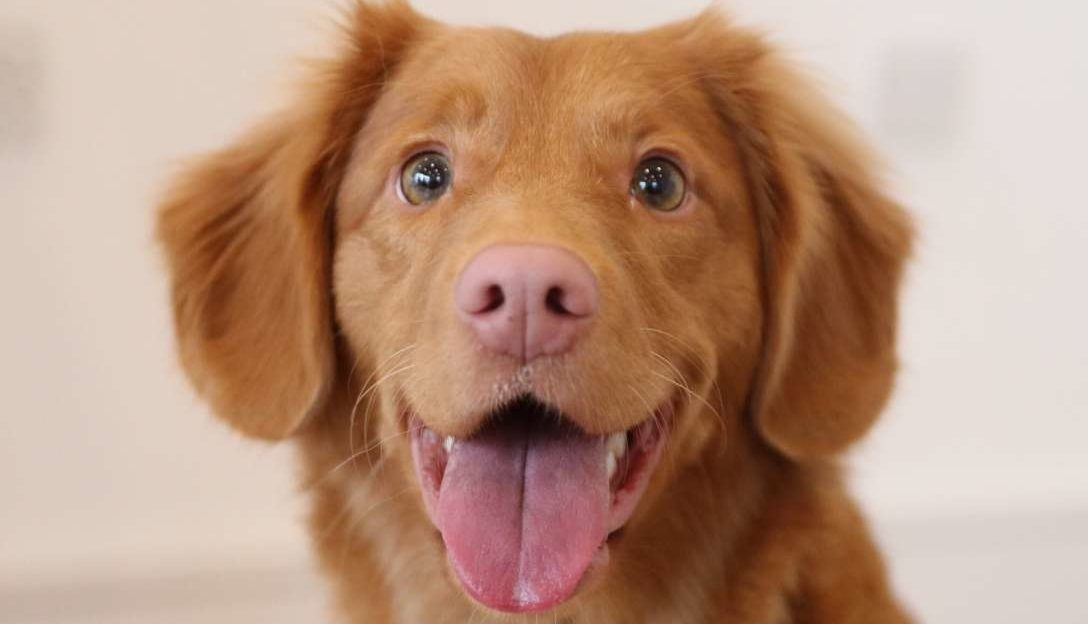
#> input picture TP2/code/images/dog.jpg, 1088 x 624 px
$ python -i histograms.py   (imports and definitions only)   (older library calls are emulated)
#> lines starting #> are read from the running program, lines starting #| are printed output that depends on the picture
#> further down, picture is the input picture: shape (624, 1088, 3); mean B, G, R 126.5, 148.5, 184.7
import cv2
import math
import numpy as np
import matplotlib.pyplot as plt
from scipy.fftpack import dct
from skimage import io

def get_image_DC(img):
  imageDC = np.zeros((int(len(img)/8),int(len(img[0])/8)))
  for i in range(0,len(img),8):
    for j in range(0,len(img[0]),8):
        tmp = img[i:i+8,j:j+8]
        tmp = tmp - 128
        resdct = dct(dct(tmp, axis=0, norm='ortho'), axis=1, norm='ortho')
        # On extrait le coefficent DC et on l'ajoute dans une matrice image.
        imageDC[int(i/8),int(j/8)] = resdct[0,0]/8 + 128

  return imageDC

def get_euclidean_distance(hist1, hist2):
  return np.sqrt(np.sum((hist1-hist2)**2))

def get_edge_histogram(img):
    Gx = cv2.Sobel(img,cv2.CV_8U,1,0, ksize = 5)
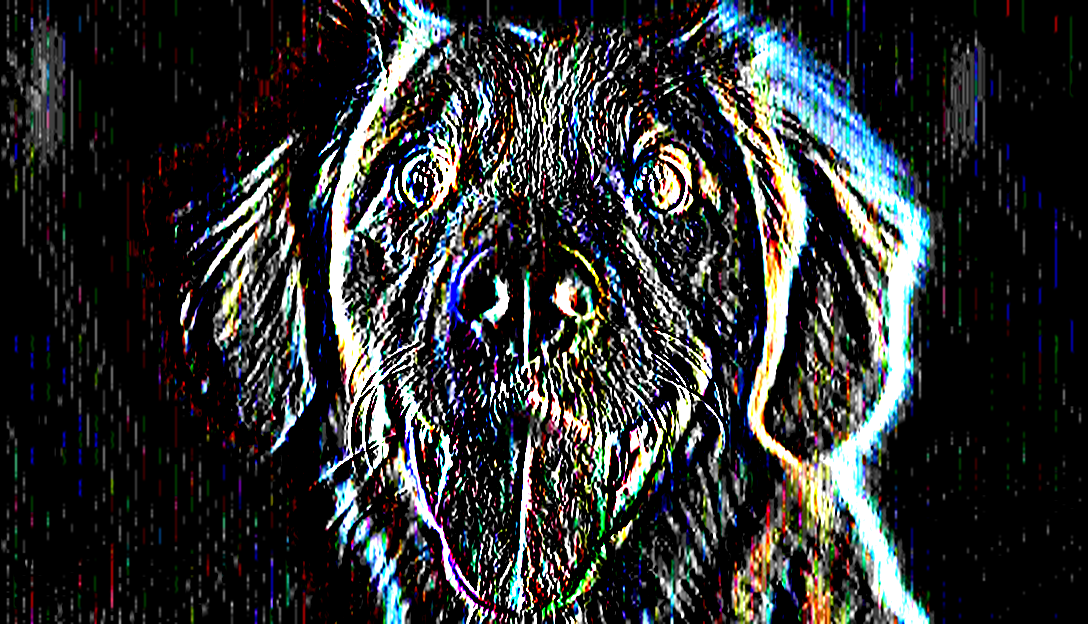
#> Gx: shape (624, 1088, 3); mean B, G, R 49.9, 49.6, 47.5
    Gy = cv2.Sobel(img,cv2.CV_8U,0,1, ksize = 5)
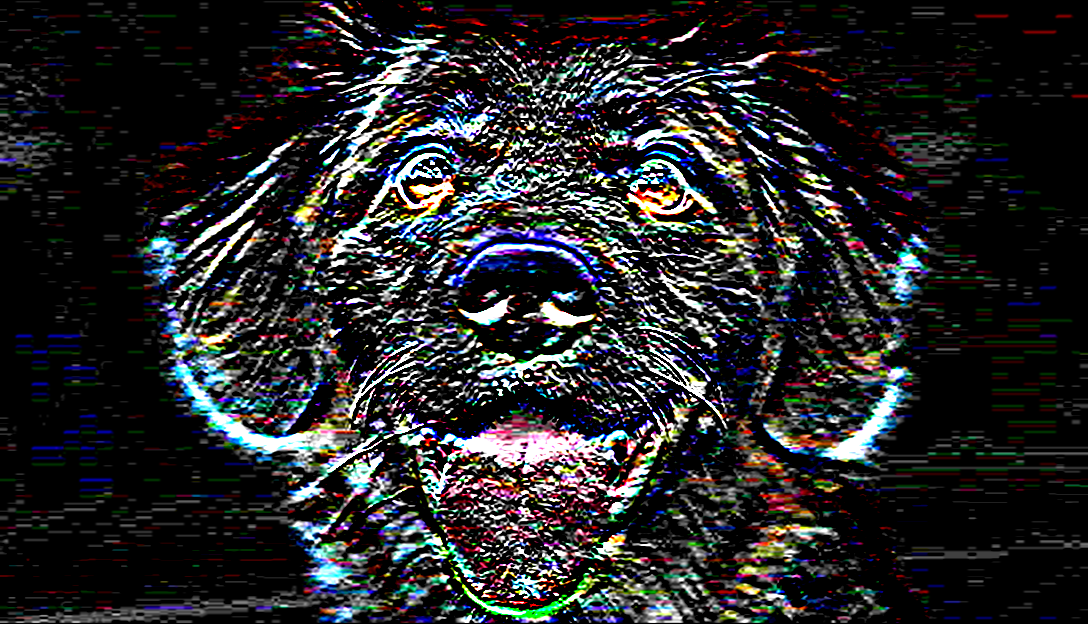
#> Gy: shape (624, 1088, 3); mean B, G, R 41.2, 39.7, 39.6
    angle = np.arctan2(Gx, Gy)
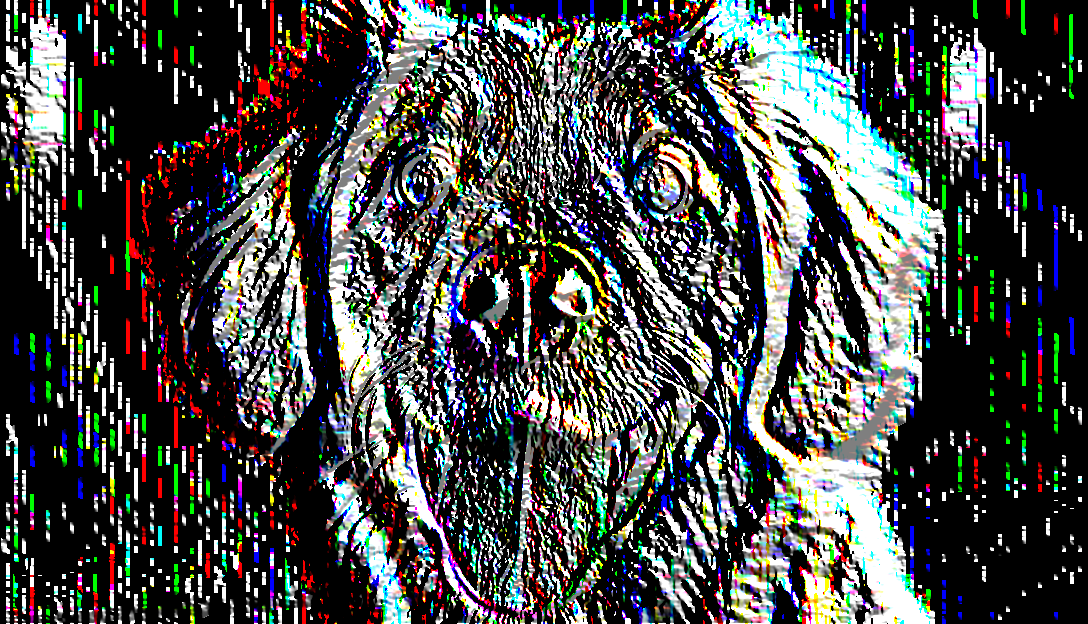
#> angle: shape (624, 1088, 3) float16; mean B, G, R 0.451, 0.46, 0.453; drawn with min black and max white
    force_gradient = np.sqrt(np.power(Gx,2)+np.power(Gy,2))
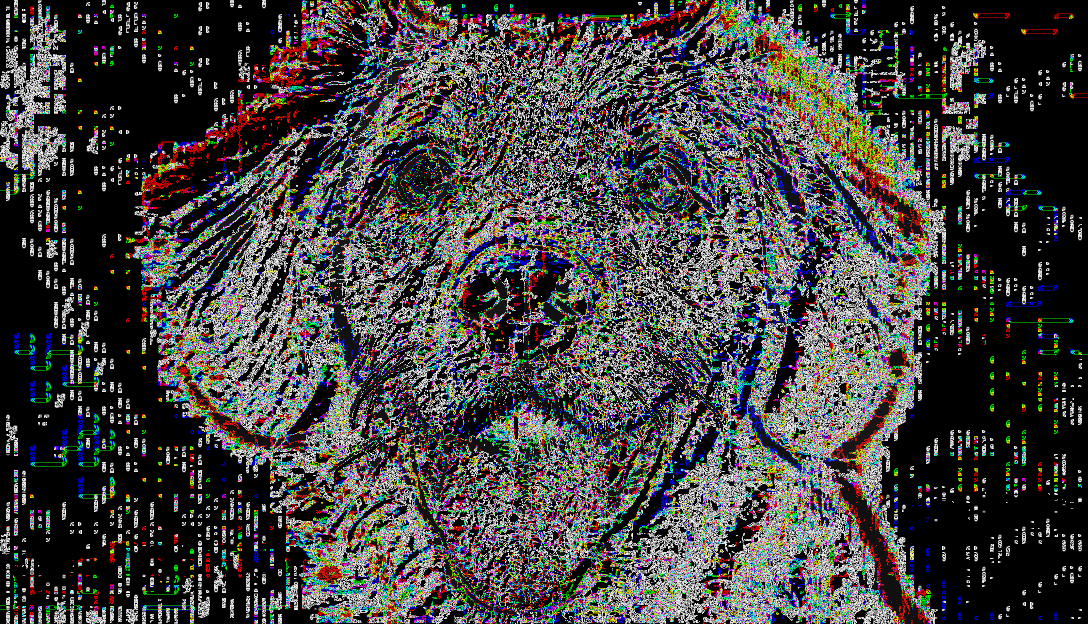
#> force_gradient: shape (624, 1088, 3) float16; mean B, G, R 3.98, 4.07, 4.14; drawn with min black and max white
    hist = np.multiply(angle, force_gradient)
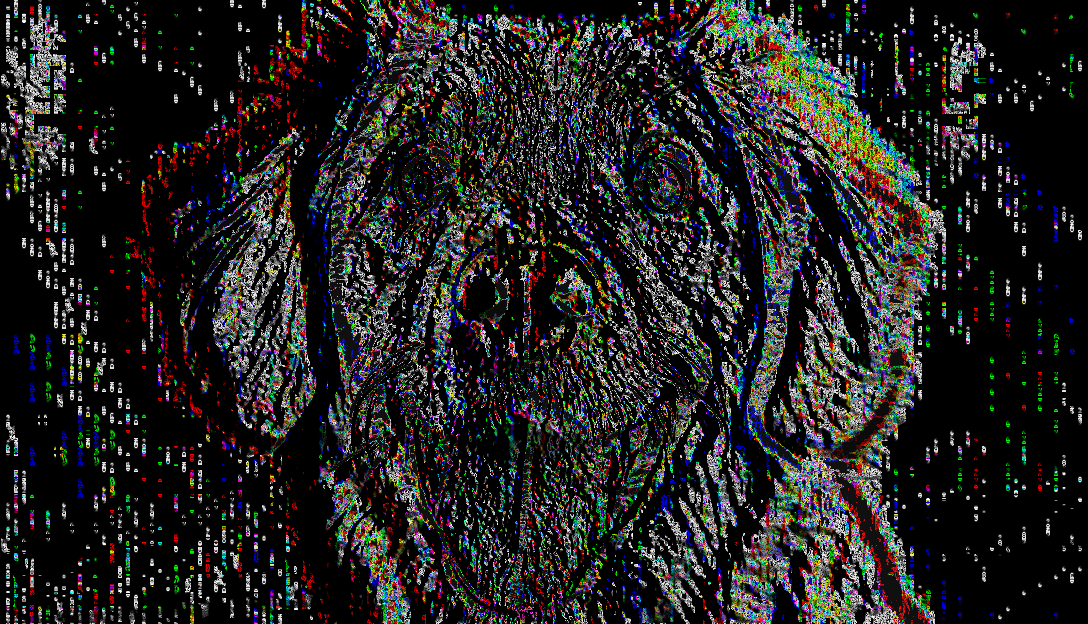
#> hist: shape (624, 1088, 3) float16; mean B, G, R 3.2, 3.4, 3.4; drawn with min black and max white
    f = np.histogram(hist, bins=100, range=[0, 25])[0]
#> f = 100 values, max 1343529 at index 0, min 55 at index 98, mean 20367.4
    return f

def get_color_histogram(img):
  return ([row[0] for row in cv2.calcHist([img], [0], None, [256], [0, 256])] + # Blue
          [row[0] for row in cv2.calcHist([img], [1], None, [256], [0, 256])] + # Green
          [row[0] for row in cv2.calcHist([img], [2], None, [256], [0, 256])])  # Red

>>> import cv2
>>> picture = cv2.imread('../../../TP2/code/images/dog.jpg')
>>> result = get_edge_histogram(picture)
#> result has the same summary as f in get_edge_histogram

$ run again, on TP2/code/images/image_coloree.jpg
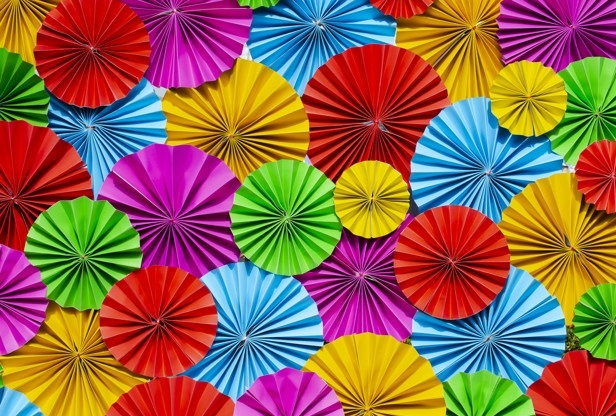
#> input picture TP2/code/images/image_coloree.jpg, 616 x 416 px
#> picture is the input picture: shape (416, 616, 3); mean B, G, R 77.6, 99.1, 144.7
#> in get_edge_histogram, `force_gradient = np.sqrt(np.power(Gx,2)+np.power(Gy,2))`:
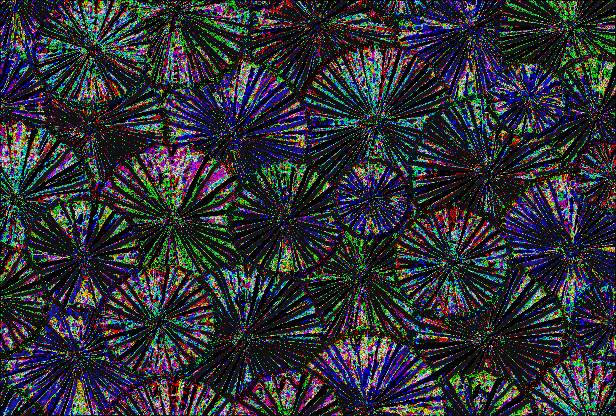
#> force_gradient: shape (416, 616, 3) float16; mean B, G, R 3.27, 2.96, 2.79; drawn with min black and max white
#> in get_edge_histogram, `hist = np.multiply(angle, force_gradient)`:
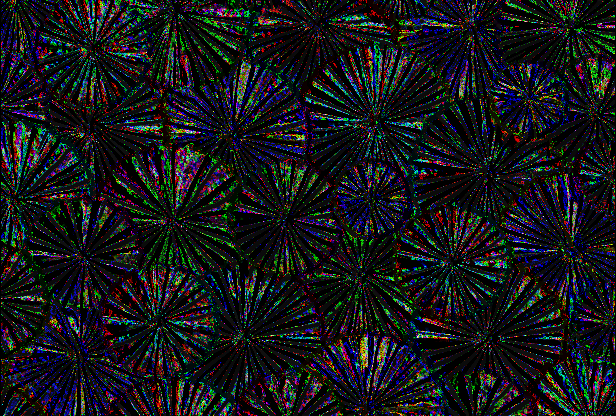
#> hist: shape (416, 616, 3) float16; mean B, G, R 2.6, 2.3, 2.1; drawn with min black and max white
#> f = 100 values, max 386683 at index 0, min 8 at index 98, mean 7687.7
#> result has the same summary as f in get_edge_histogram
